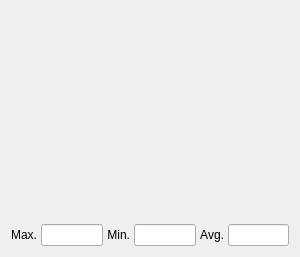
<?xml version="1.0" encoding="UTF-8"?>
<ui version="4.0">
 <class>MeasurementView</class>
 <widget class="QWidget" name="MeasurementView">
  <property name="geometry">
   <rect>
    <x>0</x>
    <y>0</y>
    <width>300</width>
    <height>257</height>
   </rect>
  </property>
  <property name="sizePolicy">
   <sizepolicy hsizetype="Minimum" vsizetype="Minimum">
    <horstretch>0</horstretch>
    <verstretch>0</verstretch>
   </sizepolicy>
  </property>
  <property name="minimumSize">
   <size>
    <width>300</width>
    <height>250</height>
   </size>
  </property>
  <property name="windowTitle">
   <string>Frame</string>
  </property>
  <layout class="QVBoxLayout" name="verticalLayout">
   <item>
    <widget class="QCustomPlot" name="selPlot" native="true">
     <property name="sizePolicy">
      <sizepolicy hsizetype="Expanding" vsizetype="Expanding">
       <horstretch>0</horstretch>
       <verstretch>0</verstretch>
      </sizepolicy>
     </property>
     <property name="minimumSize">
      <size>
       <width>200</width>
       <height>200</height>
      </size>
     </property>
    </widget>
   </item>
   <item>
    <layout class="QGridLayout" name="gridLayout">
     <property name="horizontalSpacing">
      <number>4</number>
     </property>
     <property name="verticalSpacing">
      <number>0</number>
     </property>
     <item row="0" column="4">
      <widget class="QLabel" name="label_3">
       <property name="sizePolicy">
        <sizepolicy hsizetype="Minimum" vsizetype="Minimum">
         <horstretch>0</horstretch>
         <verstretch>0</verstretch>
        </sizepolicy>
       </property>
       <property name="maximumSize">
        <size>
         <width>35</width>
         <height>16777215</height>
        </size>
       </property>
       <property name="text">
        <string>Avg.</string>
       </property>
       <property name="alignment">
        <set>Qt::AlignRight|Qt::AlignTrailing|Qt::AlignVCenter</set>
       </property>
      </widget>
     </item>
     <item row="0" column="1">
      <widget class="QLineEdit" name="maxValue">
       <property name="sizePolicy">
        <sizepolicy hsizetype="Minimum" vsizetype="Minimum">
         <horstretch>0</horstretch>
         <verstretch>0</verstretch>
        </sizepolicy>
       </property>
       <property name="maximumSize">
        <size>
         <width>69</width>
         <height>16777215</height>
        </size>
       </property>
       <property name="frame">
        <bool>true</bool>
       </property>
       <property name="alignment">
        <set>Qt::AlignCenter</set>
       </property>
       <property name="readOnly">
        <bool>true</bool>
       </property>
      </widget>
     </item>
     <item row="0" column="3">
      <widget class="QLineEdit" name="minValue">
       <property name="sizePolicy">
        <sizepolicy hsizetype="Minimum" vsizetype="Minimum">
         <horstretch>0</horstretch>
         <verstretch>0</verstretch>
        </sizepolicy>
       </property>
       <property name="maximumSize">
        <size>
         <width>69</width>
         <height>16777215</height>
        </size>
       </property>
       <property name="alignment">
        <set>Qt::AlignCenter</set>
       </property>
       <property name="readOnly">
        <bool>true</bool>
       </property>
       <property name="clearButtonEnabled">
        <bool>false</bool>
       </property>
      </widget>
     </item>
     <item row="0" column="0">
      <widget class="QLabel" name="label_2">
       <property name="sizePolicy">
        <sizepolicy hsizetype="Minimum" vsizetype="Minimum">
         <horstretch>0</horstretch>
         <verstretch>0</verstretch>
        </sizepolicy>
       </property>
       <property name="maximumSize">
        <size>
         <width>35</width>
         <height>16777215</height>
        </size>
       </property>
       <property name="text">
        <string>Max.</string>
       </property>
       <property name="alignment">
        <set>Qt::AlignRight|Qt::AlignTrailing|Qt::AlignVCenter</set>
       </property>
      </widget>
     </item>
     <item row="0" column="2">
      <widget class="QLabel" name="label">
       <property name="sizePolicy">
        <sizepolicy hsizetype="Minimum" vsizetype="Minimum">
         <horstretch>0</horstretch>
         <verstretch>0</verstretch>
        </sizepolicy>
       </property>
       <property name="maximumSize">
        <size>
         <width>35</width>
         <height>16777215</height>
        </size>
       </property>
       <property name="text">
        <string>Min.</string>
       </property>
       <property name="alignment">
        <set>Qt::AlignRight|Qt::AlignTrailing|Qt::AlignVCenter</set>
       </property>
      </widget>
     </item>
     <item row="0" column="5">
      <widget class="QLineEdit" name="avgValue">
       <property name="sizePolicy">
        <sizepolicy hsizetype="Minimum" vsizetype="Minimum">
         <horstretch>0</horstretch>
         <verstretch>0</verstretch>
        </sizepolicy>
       </property>
       <property name="maximumSize">
        <size>
         <width>69</width>
         <height>16777215</height>
        </size>
       </property>
       <property name="alignment">
        <set>Qt::AlignCenter</set>
       </property>
       <property name="readOnly">
        <bool>true</bool>
       </property>
      </widget>
     </item>
    </layout>
   </item>
  </layout>
 </widget>
 <customwidgets>
  <customwidget>
   <class>QCustomPlot</class>
   <extends>QWidget</extends>
   <header>qcustomplot.h</header>
   <container>1</container>
  </customwidget>
 </customwidgets>
 <resources/>
 <connections/>
</ui>
